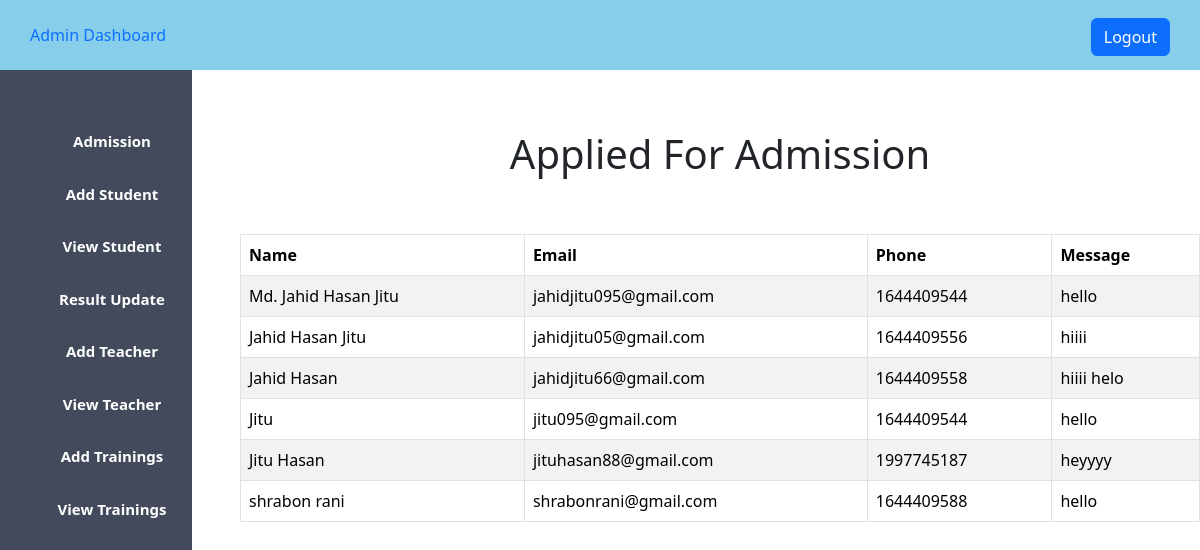
Page /car_managment/admission.php (signed in) on the committed database.
### tables this page shows
CREATE TABLE `admission` (
  `id` int(11) NOT NULL,
  `name` varchar(30) DEFAULT NULL,
  `email` varchar(30) DEFAULT NULL,
  `phone` int(20) DEFAULT NULL,
  `message` varchar(50) DEFAULT NULL
);

### car_managment/admission.php (the view, shortened to what this page needs)
<?php
$host="localhost";
$user= "root";
$pass= "";
$db = "car_project";
$conn = mysqli_connect($host, $user, $pass, $db);
$sql="SELECT * FROM admission";
$result = mysqli_query($conn, $sql);
?>
<!DOCTYPE html>
<html lang="en">
<head>
    <?php
    include "admin_css.php";
    ?>
</head>
<body>
    <?php
    include "admin_sidebar.php";
    ?>
    <div class="content">
        <center>
        <h1>Applied For Admission</h1>
        <br><br>
        <table class="table table-striped
                    table-bordered table-hover">
            <thead>
                <tr>
                    <th>Name</th>
                    <th>Email</th>
                    <th>Phone</th>
                    <th>Message</th>
                </tr>
            </thead>
            <tbody>
            <?php
                while ($info=$result->fetch_assoc()) {
                ?>
                <tr>
                    <td><?php echo "{$info['name']}" ?> </td>
                    <td><?php echo "{$info['email']}" ?></td>
                    <td><?php echo "{$info['phone']}" ?></td>
                    <td><?php echo "{$info['message']}" ?></td>
                </tr>
                <?php
                }
                ?>
            </tbody>
        </table>
        </center>
    </div>
</body>
</html>

### car_managment/styles/admin.css (style rules this page uses)
* { padding: 0; margin: 0; }
.content { margin-left: 20%; margin-top: 5%; }

### car_managment/admission.php (style rules this page uses)
table, td, th { border: 1px solid black; }
table { border-collapse: collapse; width: 50%; }

### rows in the picture
admission: name "Md. Jahid Hasan Jitu", email "jahidjitu095@gmail.com", phone "1644409544", message "hello"
admission: name "Jahid Hasan Jitu", email "jahidjitu05@gmail.com", phone "1644409556", message "hiiii"
admission: name "Jahid Hasan", email "jahidjitu66@gmail.com", phone "1644409558", message "hiiii helo"
admission: name "Jitu", email "jitu095@gmail.com", phone "1644409544", message "hello"
admission: name "Jitu Hasan", email "jituhasan88@gmail.com", phone "1997745187", message "heyyyy"
admission: name "shrabon rani", email "shrabonrani@gmail.com", phone "1644409588", message "hello"
